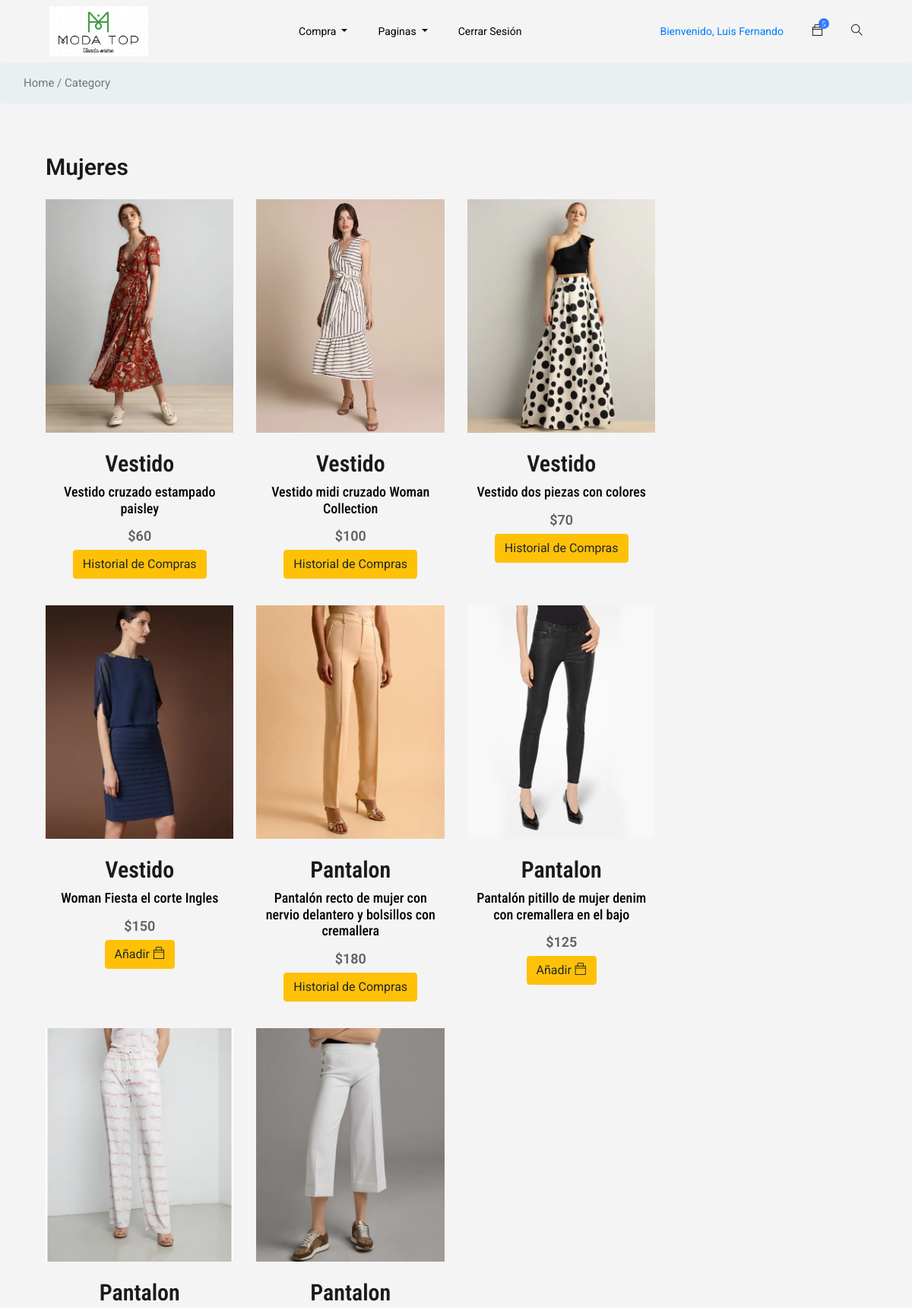
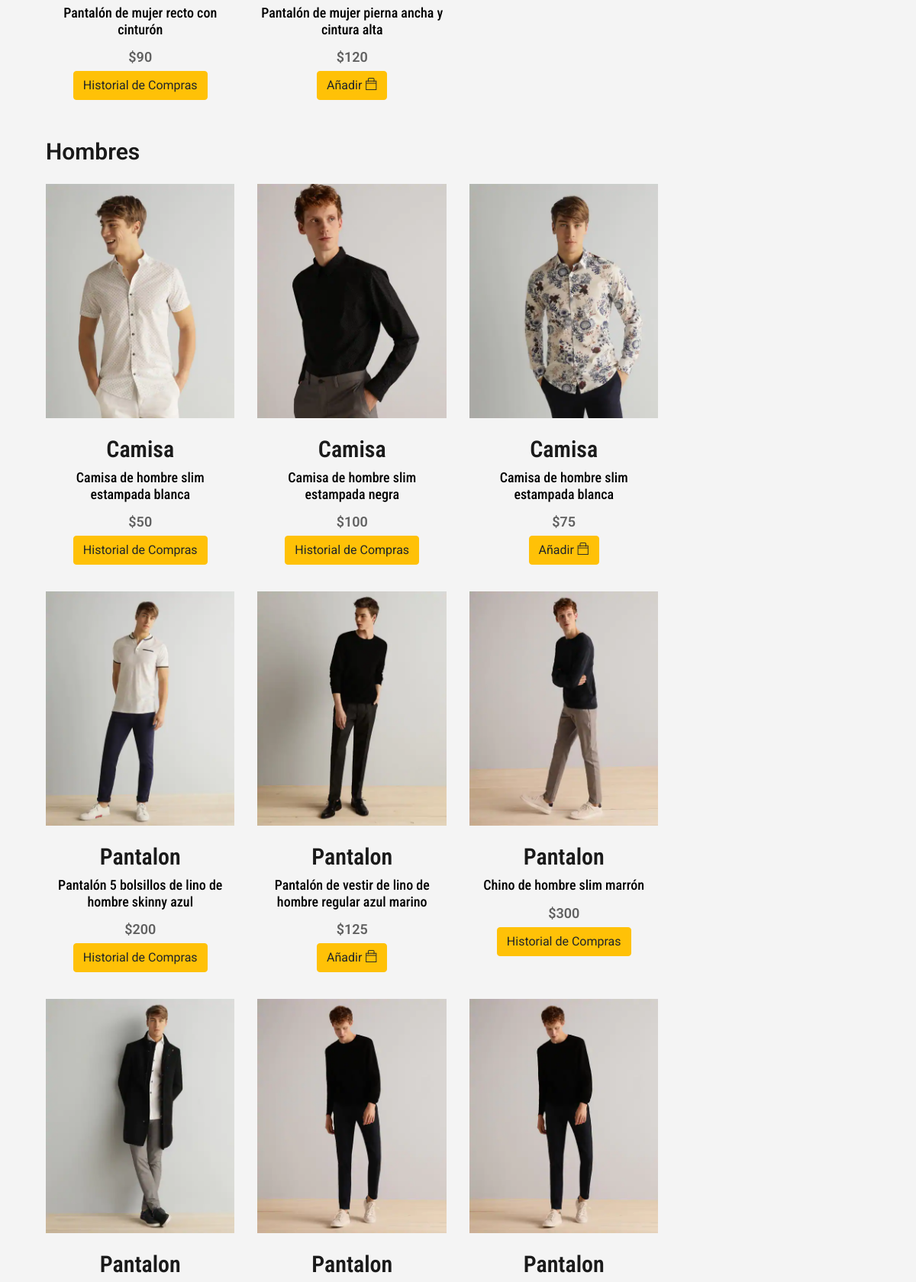
The page /category/ (signed in, upper part) on the database its author committed (2 pictures, top to bottom).
### accounts/models.py (models this page shows, shortened)
class User(AbstractBaseUser):
    email = models.EmailField(max_length=255,unique=True)
    first_name = models.CharField(max_length=255)
    last_name = models.CharField(max_length=255)
    phone = models.IntegerField(default=0)
    direction =models.CharField(max_length=100,blank=True,default= "Urb. ")
    gender = models.CharField(choices=GENERO,max_length=100)
    active = models.BooleanField(default=True)
    staff = models.BooleanField(default=False)
    admin = models.BooleanField(default=False)
    USERNAME_FIELD = 'email'
    objects = UserManager()
    def get_first_name(self):
        return self.first_name
    @property
    def is_active(self):
        return self.active
    @property
    def is_admin(self):
        return self.admin

### wear/models.py (models this page shows, shortened)
class Wear(models.Model):
	name = models.CharField(max_length=100)
	img = models.ImageField(upload_to='pics')
	desc = models.TextField()
	quant = models.CharField(max_length=100)
	price = models.IntegerField()
	gender = models.CharField(choices=GENDER_CHOICES, max_length=100)
	offer = models.BooleanField()

### wear/views.py (the view)
# urls.py: path('category/',views.category,name="category"),
def category(request):
	wears = Wear.objects.all()
	filtered_orders = Order.objects.filter(owner = request.user.profile, is_ordered=False)
	current_order_wears = []
	if filtered_orders.exists():
		user_order = filtered_orders[0]
		user_order_items = user_order.items.all()
		current_order_wears = [product.product for product in user_order_items]
	context = {
		'wears':wears,
		'current_order_wears':current_order_wears
	}
	return render(request,"category.html",context)

### templates/category.html (shortened to what this page needs)
{% extends 'base.html' %}
{% load static %}
{% block content %}
    <section class="breadcrumb breadcrumb_bg">
        <div class="container">
            <div class="row justify-content-center">
                <div class="col-lg-12">
                    <div class="breadcrumb_iner">
                        <div class="breadcrumb_iner_item">
                            <p>Home / Category</p>
                        </div>
                    </div>
                </div>
            </div>
        </div>
    </section>
    <section class="cat_product_area section_padding border_top" style="padding: 50px 0;">
        <div class="container">
            <div class="row">
                <div class="col-lg-9">
                    <div class="row">
                        <div class="col-lg-12">
                            <div class="product_top_bar d-flex justify-content-between align-items-center" style="margin-bottom: 10px;">
                                <div class="single_product_menu product_bar_item">
                                    <a href="/category/womens" style="font-size: 30px;color: #1a1a1a;font-weight: 600;">Mujeres</a>
                                </div>
                            </div>
                        </div>
                        {% for wear in wears %}
                        {% if wear.gender == 'F'%}
                        <div class="col-lg-4 col-sm-6">
                            <div class="single_category_product">
                                <div class="single_category_img">
                                    <img src="{{ wear.img.url }}" alt="">
                                    <div class="category_product_text">
                                        <a href="singleProduct/{{wear.id}}"><h2>{{wear.name}}</h2></a>
                                        <a href="single-product.html"><h4>{{wear.desc}}</h4></a>
                                        <p>${{wear.price}}</p>
                                        {% if wear in user.profile.wears.all %}
                                        <a href="/my_profile" class="btn btn-warning">Historial de Compras</a>
                                        {% elif wear in current_order_wears %}
                                        <a href="../shoping_cart/order-summary" class="btn btn-warning">Hacia el Carrito de Compras</a>
                                        {% else %}
                                        <a href="../shoping_cart/add-to-cart/{{wear.id}}/" class="btn btn-warning">Añadir <i class="ti-bag"></i></a>
                                        {% endif %}
                                    </div>
                                </div>
                            </div>
                        </div>
                        {% endif %}
                        {% endfor %}
                        <div class="col-lg-12">
                            <div class="product_top_bar d-flex justify-content-between align-items-center" style="margin-bottom: 10px;">
                                <div class="single_product_menu product_bar_item">
                                    <a href="/category/mens" style="font-size: 30px;color: #1a1a1a;font-weight: 600;">Hombres</a>
                                </div>
                            </div>
                        </div>
                        {% for wear in wears %}
                        {% if wear.gender == 'M' %}
                        <div class="col-lg-4 col-sm-6">
                            <div class="single_category_product">
                                <div class="single_category_img">
                                    <img src="{{ wear.img.url }}" alt="">
                                    <div class="category_product_text">
                                        <a href="singleProduct/{{wear.id}}"><h2>{{wear.name}}</h2></a>
                                        <a href="single-product.html"><h4>{{wear.desc}}</h4></a>
                                        <p>${{wear.price}}</p>
                                        {% if wear in user.profile.wears.all %}
                                        <a href="/my_profile" class="btn btn-warning">Historial de Compras</a>
                                        {% elif wear in current_order_wears %}
                                        <a href="../shoping_cart/order-summary" class="btn btn-warning">Hacia el Carrito de Compras</a>
                                        {% else %}
                                        <a href="../shoping_cart/add-to-cart/{{wear.id}}/" class="btn btn-warning">Añadir <i class="ti-bag"></i></a>
                                        {% endif %}
                                    </div>
                                </div>
                            </div>
                        </div>
                        {% endif %}
                                {% endfor %}
                    </div>
                </div>
            </div>
        </div>
    </section>
    {% endblock %}

### templates/base.html (shortened to what this page needs)
{% load static %}
{% static "img" as baseUrl %}
<!DOCTYPE html>
<html lang="zxx">
<head>
    <link rel="stylesheet" href="{% static 'css/bootstrap.min.css' %}">
    <link rel="stylesheet" href="{% static 'css/animate.css' %}">
    <link rel="stylesheet" href="{% static 'css/owl.carousel.min.css' %}">
    <link rel="stylesheet" href="{% static 'css/all.css' %}">
    <link rel="stylesheet" href="{% static 'css/flaticon.css' %}">
    <link rel="stylesheet" href="{% static 'css/themify-icons.css' %}">
    <link rel="stylesheet" href="{% static 'css/magnific-popup.css' %}">
    <link rel="stylesheet" href="{% static 'css/slick.css' %}">
    <link rel="stylesheet" href="{% static 'css/style.css' %}">
    <link rel="stylesheet" href="{% static 'css/regisropa.css' %}">
</head>
<body>
    <header class="main_menu home_menu">
        <div class="container-fluid">
            <div class="row align-items-center justify-content-center">
                <div class="col-lg-11">
                    <nav class="navbar navbar-expand-lg navbar-light">
                        <a class="navbar-brand" href="/"> <img Width="130px" src="{% static 'img/moda.jpeg' %}" alt="logo"> </a>
                        <div class="collapse navbar-collapse main-menu-item" id="navbarSupportedContent">
                            <ul class="navbar-nav">
                                <li class="nav-item dropdown">
                                    {% if user.is_authenticated %}
                                    <a class="nav-link dropdown-toggle" href="blog.html" id="navbarDropdown_1"
                                        role="button" data-toggle="dropdown" aria-haspopup="true" aria-expanded="false">
                                        Compra
                                    </a>
                                    {% endif%}
                                </li>
                                <li class="nav-item dropdown">
                                    <a class="nav-link dropdown-toggle" href="blog.html" id="navbarDropdown_3"
                                        role="button" data-toggle="dropdown" aria-haspopup="true" aria-expanded="false">
                                        Paginas
                                    </a>
                                {% if user.is_authenticated %}
                                    {% if user.is_admin %}
                                    </li>
                                    {% endif %}
                                    <li class="nav-item">
                                        <a class="nav-link" href="/cliente/logout">Cerrar Sesión</a>
                                    </li>
                                {% endif %}
                            </ul>
                        </div>
                        <div class="hearer_icon d-flex">
                            <div class="dropdown cart">
                                {% if user.is_authenticated %}
                                <a class="dropdown-toggle" href="#" id="navbarDropdown3" role="button"
                                data-toggle="dropdown" aria-haspopup="true" aria-expanded="false">
                                    Bienvenido, {{user.get_first_name}}
                                 </a>
                                {% endif %}
                            </div>
                            <div class="dropdown cart">
                                <a class="dropdown-toggle" href="#" id="navbarDropdown3" role="button"
                                    data-toggle="dropdown" aria-haspopup="true" aria-expanded="false">
                                    <i class="ti-bag"></i>
                                </a>
                            </div>
                            <a id="search_1" href="javascript:void(0)"><i class="ti-search"></i></a>
                        </div>
                    </nav>
                </div>
            </div>
        </div>
    </header>
    {% block content %}
    {% endblock %}
</body>
</html>

### rows shown on the page
User: get_first_name "Luis Fernando"
Wear: img (picture), name "Vestido", desc "Vestido cruzado estampado paisley", price "60", shows "Historial de Compras"
Wear: img (picture), name "Vestido", desc "Vestido midi cruzado Woman Collection", price "100", shows "Historial de Compras"
Wear: img (picture), name "Vestido", desc "Vestido dos piezas con colores", price "70", shows "Historial de Compras"
Wear: img (picture), name "Vestido", desc "Woman Fiesta el corte Ingles", price "150"
Wear: img (picture), name "Pantalon", desc "Pantalón recto de mujer con nervio delantero y bolsillos con cremallera", price "180", shows "Historial de Compras"
Wear: img (picture), name "Pantalon", desc "Pantalón pitillo de mujer denim con cremallera en el bajo", price "125"
Wear: img (picture), name "Pantalon", desc "Pantalón de mujer recto con cinturón", price "90", shows "Historial de Compras"
Wear: img (picture), name "Pantalon", desc "Pantalón de mujer pierna ancha y cintura alta", price "120"
Wear: img (picture), name "Camisa", desc "Camisa de hombre slim estampada blanca", price "50", shows "Historial de Compras"
Wear: img (picture), name "Camisa", desc "Camisa de hombre slim estampada negra", price "100", shows "Historial de Compras"
Wear: img (picture), name "Camisa", desc "Camisa de hombre slim estampada blanca", price "75"
Wear: img (picture), name "Pantalon", desc "Pantalón 5 bolsillos de lino de hombre skinny azul", price "200", shows "Historial de Compras"
Wear: img (picture), name "Pantalon", desc "Pantalón de vestir de lino de hombre regular azul marino", price "125"
Wear: img (picture), name "Pantalon", desc "Chino de hombre slim marrón", price "300", shows "Historial de Compras"
Wear: img (picture), name "Pantalon"
Wear: img (picture), name "Pantalon"
Wear: img (picture), name "Pantalon"
